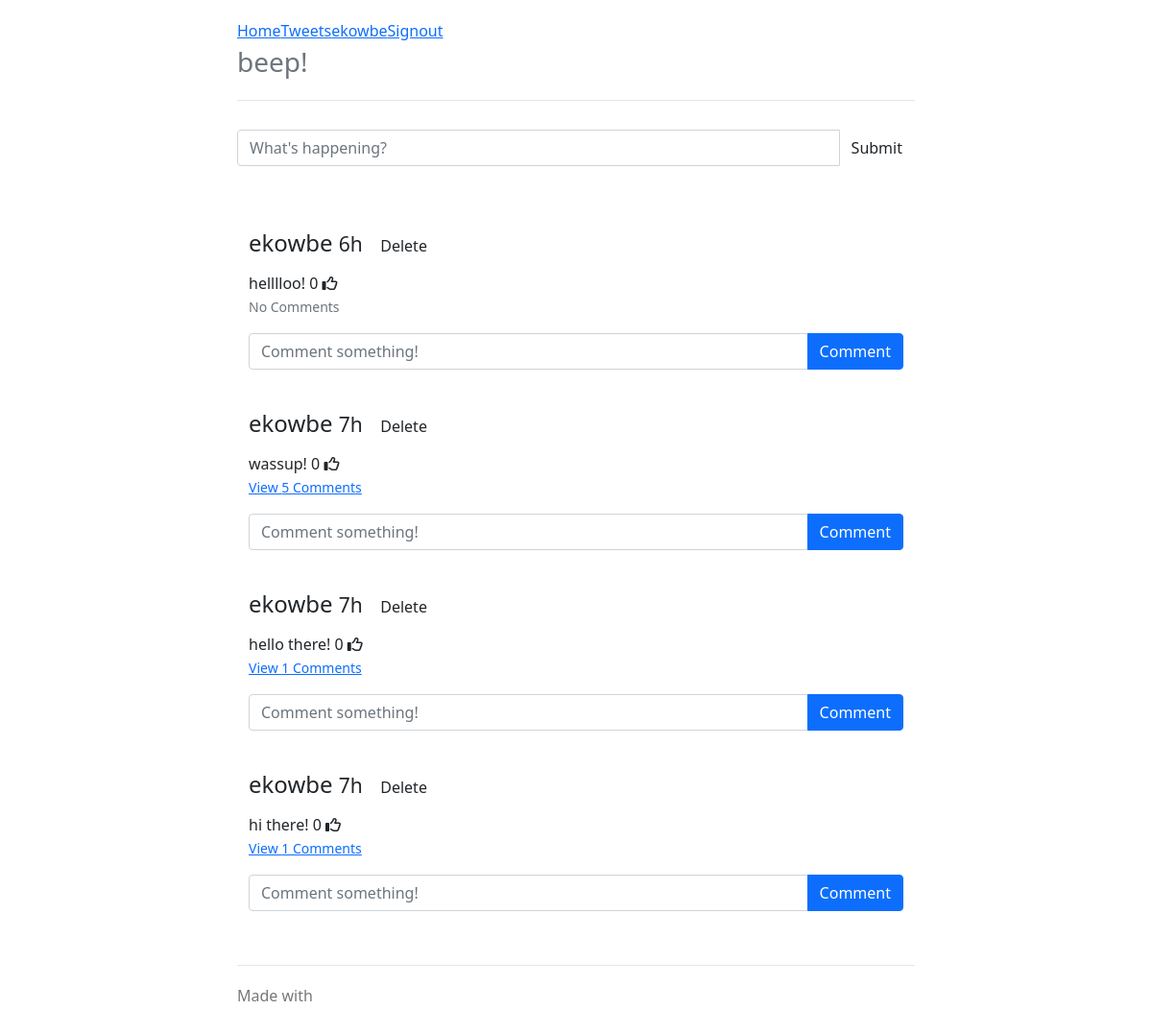
The app's page /tweets/ (signed in), older data.
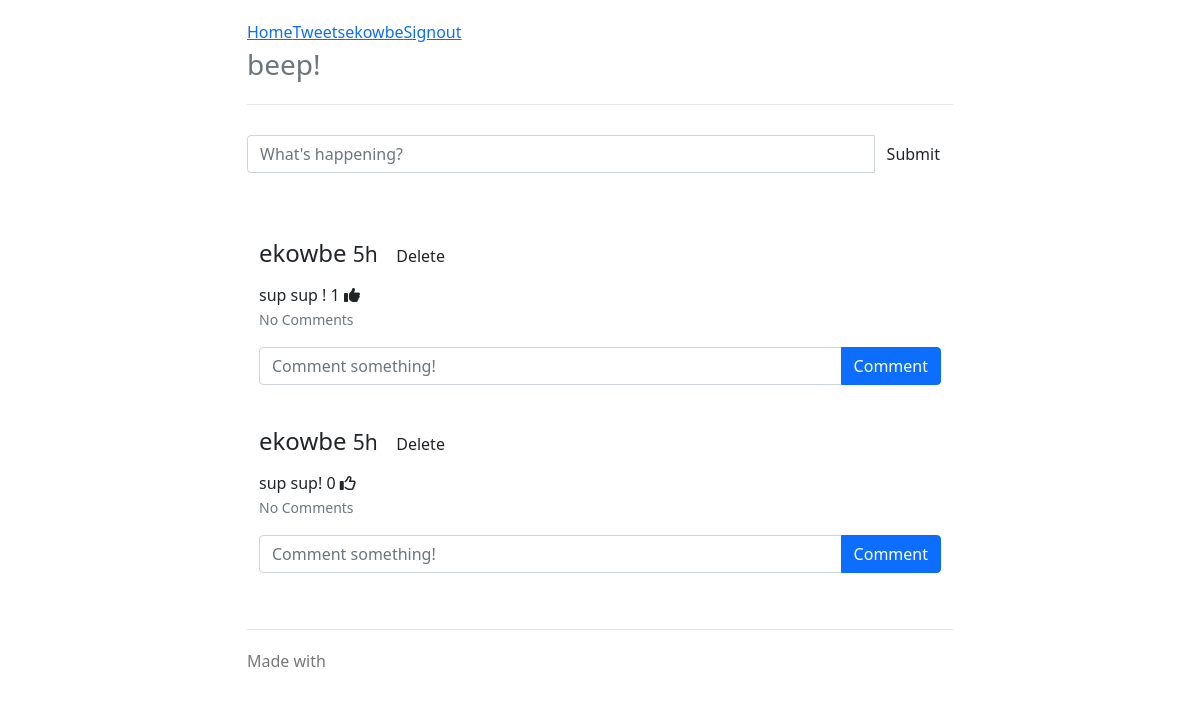
The same page, newer data.
### project/models.py (models this page shows, shortened)
class User(db.Model):
    __tablename__ = 'users'
    id = db.Column(db.Integer, primary_key=True)
    name = db.Column(db.String, unique=True, nullable=False)
    email = db.Column(db.String, unique=True, nullable=False)
    password = db.Column(db.String, nullable=False)
    tweets = db.relationship('Tweet', back_populates='poster')
    role = db.Column(db.String, default='user')
    comments = db.relationship('Comment', back_populates='poster', passive_deletes=True)
    likes = db.relationship('Like', back_populates='liker', passive_deletes=True)

class Tweet(db.Model):
    __tablename__ = 'tweets'
    tweet_id = db.Column(db.Integer, primary_key=True)
    user_id = db.Column(db.Integer, db.ForeignKey('users.id', ondelete="CASCADE"), nullable=False)
    tweet = db.Column(db.String, nullable=False)
    posted = db.Column(db.DateTime, nullable=False)
    poster = db.relationship("User", back_populates="tweets", passive_deletes=True)
    comments = db.relationship('Comment', back_populates='tweet', passive_deletes=True)
    likes = db.relationship('Like', back_populates='tweet', passive_deletes=True)
    @classmethod
    def delta_time(cls, tweet_posted):
        now = datetime.datetime.now()
        td = now - tweet_posted
        days = td.days
        hours = td.seconds//3600
        minutes = (td.seconds//60)%60
        if days > 0:
            return tweet_posted.strftime("%d %B, %Y")
        elif hours > 0:
            return str(hours) + 'h'
        elif minutes > 0:
            return str(minutes) + 'm'
        else:
            return 'few seconds ago'

### project/tweets/views.py (the view)
@tweets_blueprint.route('/tweets/')
@login_required
def tweet():
    return render_template(
        'tweets.html',
        form=PostTweetForm(),
        all_tweets=filtered_tweets(session['user_id']),
        current_user_id = session['user_id']
    )

### project/tweets/forms.py
class PostTweetForm(FlaskForm):
    tweet = StringField(
        'Tweet',
        validators=[DataRequired(), Length(min=6, max=140)]
    )

### project/tweets/views.py (called while the page is built)
def login_required(test):
    @wraps(test)
    def wrap(*args, **kwargs):
        if 'logged_in' in session:
            return test(*args, **kwargs)
        else:
            flash('You need to login first')
            return (redirect(url_for('users.login')))
    return wrap

def filtered_tweets(user_id):
    who_id = user_id
    whom_ids = db.session.query(Follower.whom_id).filter_by(who_id=who_id)
    user_tweets = db.session.query(Tweet).filter_by(user_id=who_id)
    if whom_ids.all():
        follower_tweets = db.session.query(Tweet).filter(Tweet.user_id.in_(whom_ids))
        result = user_tweets.union(follower_tweets)
        return result.order_by(Tweet.posted.desc())
    else:
        return user_tweets.order_by(Tweet.posted.desc())

### project/templates/tweets.html (shortened to what this page needs)
{% extends '_base.html' %}
{% block content %}
<form action="{{ url_for('tweets.post_tweet') }}" method="post">
    <div class="input-group">
        {{ form.tweet(placeholder="What's happening?", class="form-control") }}
        <span class="input-group-btn">
            <input class="btn btn-default" type="submit" value="Submit">
        </span>
    </div>
</form>
<div class="row marketing">
    <div class="col-lg-12">
        {% for tweet in all_tweets %}
        <div class="media">
            <div class="media-left">
            </div>
            <div class="media-body">
                <div>
                    {% if tweet.poster.name == session.name %}
                    <div class="media-heading">
                        <h4>{{ tweet.poster.name }}
                            <small>{{ tweet.delta_time(tweet.posted) }} <a class="btn btn-default btn-xs"
                                    href="{{ url_for('tweets.delete_tweet', tweet_id=tweet.tweet_id )}}">Delete</a></small>
                        </h4>
                    </div>
                </div>
                {{ tweet.tweet }}
                {% endif %}
                <span id="likes-count-{{tweet.tweet_id}}">
                    {{ tweet.likes|length }}</span>
                    {% if current_user_id in tweet.likes|map(attribute="user_id")|list %}
                    <i class="fas fa-thumbs-up" id="like-button-{{tweet.tweet_id}}"
                        onclick="like({{tweet.tweet_id}})"></i>
                    {% else %}
                    <i class="far fa-thumbs-up" id="like-button-{{tweet.tweet_id}}"
                        onclick="like({{tweet.tweet_id}})"></i>
                    {% endif %}
                <br>
                <p>
                    {% if tweet.comments|length > 0 %}
                    <a data-bs-toggle="collapse" href="#comments-{{tweet.tweet_id}}" role="button">
                        <small>View {{tweet.comments|length}} Comments</small>
                    </a>
                    {% else %}
                    <small class="text-muted">No Comments</small>
                    {% endif %}
                </p>
                <form action="/create-comment/{{tweet.tweet_id}}" method="POST" class="input-group mb-3">
                    <input type="text" id="text" name="text" class="form-control" placeholder="Comment something!">
                    <button type="submit" class="btn btn-primary">Comment</button>
                </form>
            </div>
        </div>
        {% endfor %}
    </div>
</div>
{% endblock content %}

### project/templates/_base.html (shortened to what this page needs)
<!DOCTYPE html>
<html lang="en">
<head>
  <link href="{{ url_for('static', filename='css/bootstrap.min.css' )}}" rel="stylesheet">
  <link href="{{ url_for('static', filename='css/main.css' )}}" rel="stylesheet">
  <link href="{{ url_for('static', filename='css/ie10-viewport-bug-workaround.css' )}}" rel="stylesheet">
  <link href="{{ url_for('static', filename='css/jumbotron-narrow.css' )}}" rel="stylesheet">
</head>
<body>
  <div class="container">
    <div class="header clearfix">
      <nav>
        <ul class="nav nav-pills pull-right">
          {% if session.logged_in %}
          <li><a href="/">Home</a></li>
          <li><a href="/tweets/">Tweets</a></li>
          <li><a href="{{ url_for('users.all_users') }}"">{{ session.name }}</a></li>
          {% endif %}
          {% if not session.logged_in %}
          {% block signin_form %}{% endblock signin_form %}
          {% else %}
          <li role=" presentation"><a href="{{ url_for('users.logout') }}">Signout</a></li>
          {% endif %}
        </ul>
      </nav>
      <h3 class="text-muted"> beep!</h3>
    </div>
    {% block content %}
    {% endblock content %}
    <footer class="footer">
      <p>Made with </p>
    </footer>
  </div>
</body>
</html>

### project/static/css/jumbotron-narrow.css (style rules this page uses)
body { padding-top: 20px; padding-bottom: 20px; }
.header, .marketing, .footer { padding-right: 15px; padding-left: 15px; }
.header { padding-bottom: 20px; border-bottom: 1px solid #e5e5e5; }
.header h3 { margin-top: 0; margin-bottom: 0; line-height: 40px; }
.footer { padding-top: 19px; color: #777; border-top: 1px solid #e5e5e5; }
@media (min-width: 768px) { .container { max-width: 730px; } }
.marketing { margin: 40px 0; }
@media screen and (min-width: 768px) { .header, .marketing, .footer { padding-right: 0; padding-left: 0; } }
@media screen and (min-width: 768px) { .header { margin-bottom: 30px; } }

Row changes from the older to the newer data that the page shows:
removed Tweet: poster.name "ekowbe", delta_time "6h", tweet "helllloo!", likes|length "0", shows "No Comments"
removed Tweet: poster.name "ekowbe", delta_time "7h", tweet "wassup!", likes|length "0", comments|length "5"
changed Tweet: delta_time "7h" → "5h"; tweet "hello there!" → "sup sup !"; likes|length "0" → "1"; comments|length "1" → (not shown); text "View Comments" → "No Comments"
changed Tweet: delta_time "7h" → "5h"; tweet "hi there!" → "sup sup!"; comments|length "1" → (not shown); text "View Comments" → "No Comments"
